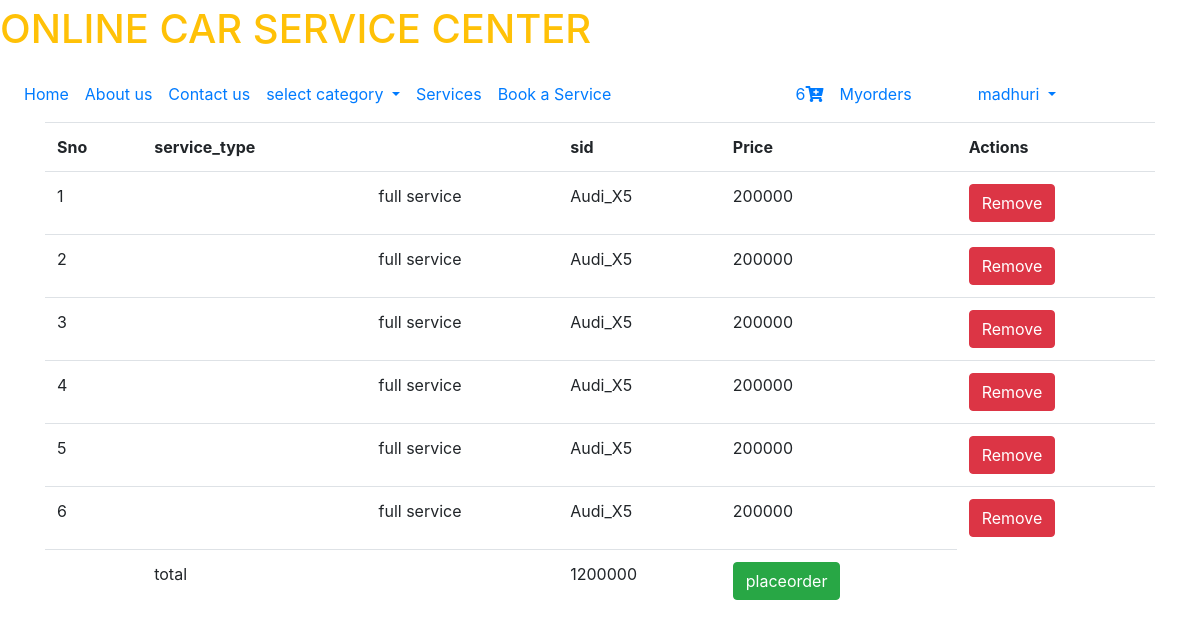
/cartdetails/ (signed in), run on the app's committed database.
### service/models.py (models this page shows, shortened)
class User(AbstractUser):
	t = (
		(1,'owner'),
		(2,'customer'),
		(3,'Anonymous'),
		)
	role = models.IntegerField(default=3,choices=t)
	g=[('M',"Male"),('F','Female')]
	age=models.IntegerField(default=10)
	impf=models.ImageField(upload_to='Profiles/',default="Note.jpg")
	gender=models.CharField(max_length=10,choices=g)
	first_name=models.CharField(max_length=100)
	last_name=models.CharField(max_length=100)
	phone_no=models.IntegerField(null=True)
	car_regno=models.CharField(max_length=20)
	address=models.CharField(max_length=200)

class Cart(models.Model):
	user=models.ForeignKey(User,on_delete=models.CASCADE)
	service=models.ForeignKey(Services,on_delete=models.CASCADE)

class Services(models.Model):
	service_type=models.CharField(max_length=30)
	price=models.IntegerField()
	sid=models.ForeignKey(CarCategory,on_delete=models.CASCADE)
	is_status=models.IntegerField(default=1)

class CarCategory(models.Model):
	cname=models.CharField(max_length=20)
	def __str__(self):
		return self.cname

### service/views.py (the view)
# urls.py: path('cartdetails/',views.cartdetails,name="cartdetails"),
def cartdetails(request):
	c=Cart.objects.filter(user_id=request.user.id)
	d=CarCategory.objects.all()
	sum=0
	count=0
	for i in c:
		count=count+1
		sum=sum+i.service.price
	return render(request,'services/cartdetails.html',{'sum':sum,'count':count,'data':d,'cart':c})

### service/templates/services/cartdetails.html (shortened to what this page needs)
{% extends 'services/base.html' %}
{% block content %}
<div class="container">
<form method="post">
<table class="table table-hover">
	<tr>
		<th>Sno</th>
		<th>service_type<th>
		<th>sid</th>
		<th>Price</th>
		<th>Actions</th>
	</tr>
	{% for i in cart %}
	<tr>
		<td>{{forloop.counter}}<td>
		<td>{{i.service.service_type}}</td>
		<td>{{i.service.sid}}</td>
		<td>{{i.service.price}}</td>
		<td><a href="#" class="btn btn-danger"> Remove</a></td>
	</tr>
	{% endfor %}
	<tr>
		<td></td>
		<td>total</td>
		<td></td>
		<td>{{sum}}</td>
		<form action="{% url 'placeorder' %}" method="post">
			<td><button type="submit" class="btn btn-success">placeorder</button></td>
		</form>
	</tr>
</table>
</form>
</div>
{% endblock %}

### service/templates/services/navbar.html (shortened to what this page needs)
{% load static %}
 <a class="navbar-brand" href="#">
    <h1 class="text-warning">ONLINE CAR SERVICE CENTER</h1>
  </a>
<nav class="navbar navbar-expand-sm bg-white navbar-white">
  <div class="collapse navbar-collapse" id="collapsibleNavbar">
    <ul class="navbar-nav">
      {% if not user.is_authenticated %}
      <li class="nav-item">
        <a class="nav-link" href="{% url 'home' %}">Home</a>
      </li>
      <li class="nav-item">
        <a class="nav-link" href="{% url 'ab' %}">About us</a>
        <li class="dropdown">
          <a type="button" class="nav-link dropdown-toggle" data-toggle="dropdown">
          </a>
          <div class="dropdown-menu">
            <a class="dropdown-item" href="#">Privacy Policy</a>
            <a class="dropdown-item" href="#">Terms&Conditions</a>
          </div>
        </li>
      </li>
      </li>
      <li class="nav-item">
        <a class="nav-link" href="{% url 'cn' %}">Contact us</a>
      </li>
      <li class="nav-item">
        <a class="nav-link" href="#">Services</a>
      </li>
        <li class="nav-item">
          <a class="nav-link" href="{% url 'lg' %}">Book a Service</a>
        </li>
       {% elif user.role == 2 %}
      <li class="nav-item">
        <a class="nav-link" href="{% url 'home' %}">Home</a>
      </li>
      <li class="nav-item">
        <a class="nav-link" href="{% url 'ab' %}">About us</a>
      </li>
      <li class="nav-item">
        <a class="nav-link" href="{% url 'cn' %}">Contact us</a>
      </li>
      <li class="dropdown">
        <a type="button" class="nav-link dropdown-toggle" data-toggle="dropdown">select category
        </a>
      </li>
      <li class="nav-item">
        <a class="nav-link" href="#">Services</a>
      </li>
      <li class="nav-item">
        <a class="nav-link" href="{% url 'booking' %}">Book a Service</a>
      </li>
      {% else %}
      <li class="nav-item" style="margin-right: 80px">
        <a class="nav-link" href="#">Guest</a>
      </li>
      {% endif %}
    </ul>
    <ul class="navbar-nav ml-auto" style="margin-right:120px">
    {% if not user.is_authenticated %}
    <li class="nav-item">
      <a class="nav-link" href="{% url 'lg' %}">Login</a>
    </li>
    {% else %}
    <ul class="navbar-nav ml-auto" style="margin-right:50px">
      <li class="nav-item">
        <a class="nav-link" href="{% url 'cartdetails' %}">{{count}}<i class="fas fa-cart-plus"></i></a>
      </li>
      <li class="nav-item">
        <a class="nav-link" href="#">Myorders</a>
      </li>
    </ul>
        <li class="dropdown">
  <a type="button" class="nav-link dropdown-toggle" data-toggle="dropdown">
    {{user.username}}
  </a>
</li>
{% endif %}
  </div>
</nav>

### data on the page
User: username "madhuri"
Cart: service.service_type "full service", service.sid "Audi_X5", service.price "200000"
Cart: service.service_type "full service", service.sid "Audi_X5", service.price "200000"
Cart: service.service_type "full service", service.sid "Audi_X5", service.price "200000"
Cart: service.service_type "full service", service.sid "Audi_X5", service.price "200000"
Cart: service.service_type "full service", service.sid "Audi_X5", service.price "200000"
Cart: service.service_type "full service", service.sid "Audi_X5", service.price "200000"

### other printed values
{{ count }} "6"
{{ sum }} "1200000"
